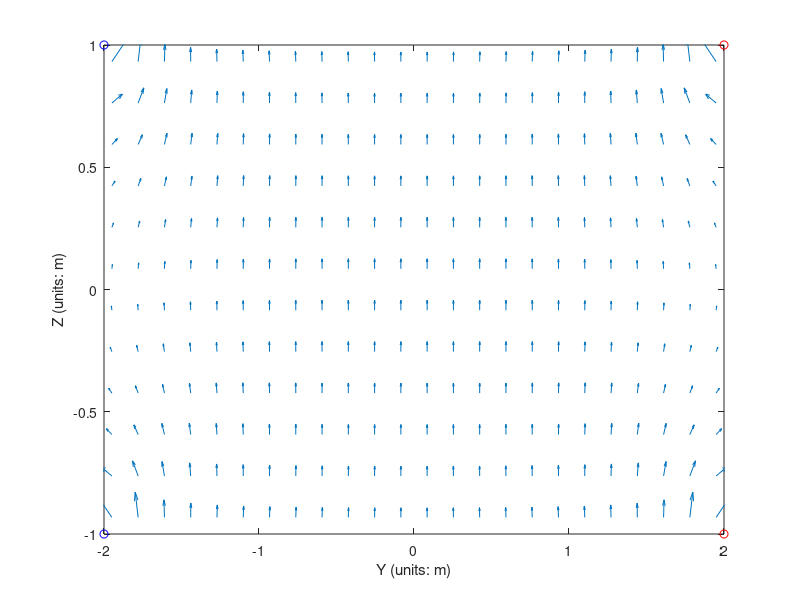
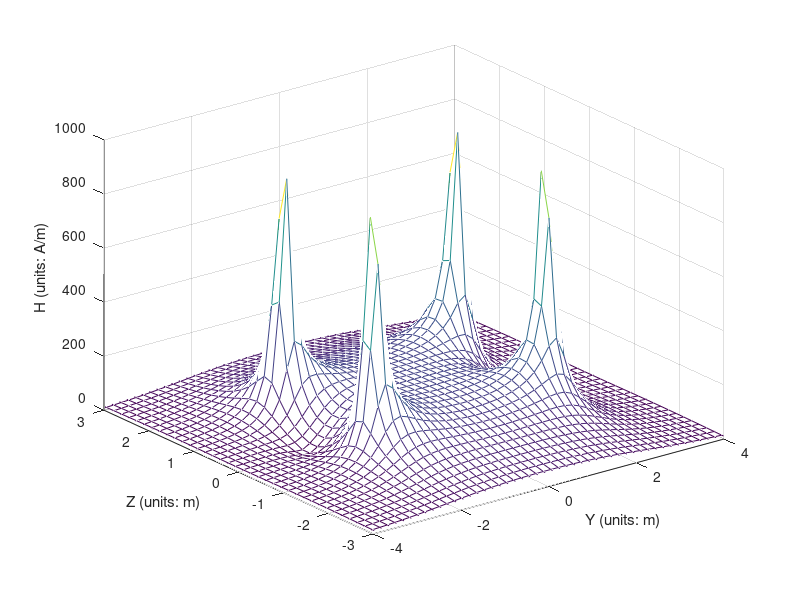
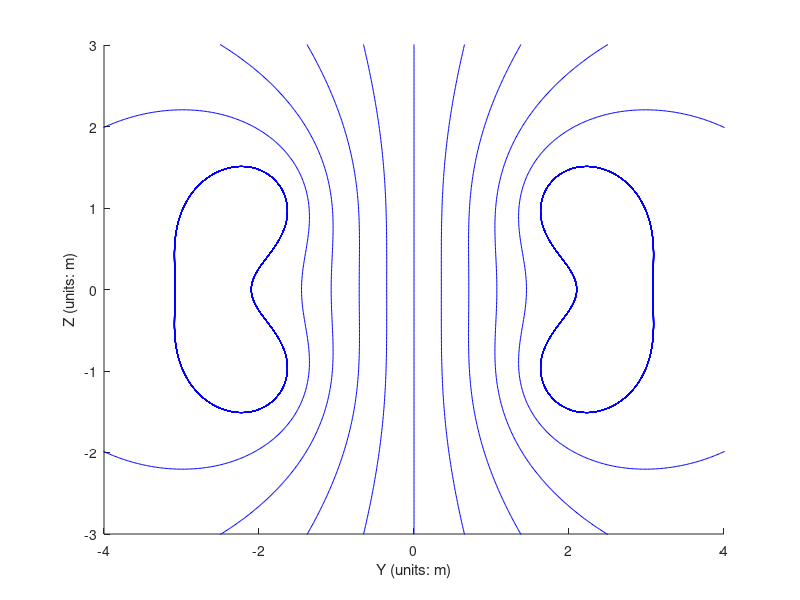

Source code (MATLAB) for these figures, in order:
clear; % clear memory
clc; % clear comand window
a = 2; % set radius of the current loops
I = 500; % set the current of the loop
C = I / (4 * pi); % merge the constants
zc1 = -1;
zc2 = 1; % set location of the center of each loop(x and y are 0)
ym = 5; 
zm = 5; % set range
pn = 60; % set accuarcy of coordinates
y = linspace(-ym, ym, pn);
z = linspace(-zm, zm, pn);
[Y, Z] = meshgrid(y, z);

N = 50; % set the segments number
dphi = 2 * pi / N; % set angle of each segment of the loop
phi = linspace(dphi, 2 * pi - dphi, N); % set angle - coordinates of segments

xc = a * cos(phi);
yc = a * sin(phi); % transform angle to xy coordiantes
dl = a * dphi; % set length of each segment

Hx = zeros(pn);
Hy = zeros(pn);
Hz = zeros(pn);
H = zeros(pn); % construct matrixes of magnetic field
ci = 1; % ci is the z coordinate of matrixes
for bi = y% each point of bi as y coordinate
    cj = 1; % cj is the y coordinate of matrixes
    for bj = z% each point of bj as z coordinate
        dHx = 0;
        dHy = 0;
        dHz = 0;
        dH = 0;
        for li = 1:N% calculate magnetic field intensity vector at point B (bi, bj) of loop1
            R = sqrt((0 - xc(li))^2 + (bi - yc(li))^2 + (bj - zc1)^2); % calculate the distance between segment and B  
            v_l = dl * [-sin(phi(li)), cos(phi(li)), 0]; % set the vector of dL
            v_r = [0 - xc(li), bi - yc(li), bj - zc1]; % set vector of R
            v_H = cross(v_l, v_r); % calculate value of cross product
            dHx = dHx + C * v_H(1) / (R^3);
            dHy = dHy + C * v_H(2) / (R^3);
            dHz = dHz + C * v_H(3) / (R^3); % accumalte magnitude of vectors on each axis
        end

        for li = 1:N% calculate magnetic field intensity vector at (bi, bj) of loop2
            R = sqrt((0 - xc(li))^2 + (bi - yc(li))^2 + (bj - zc2)^2);
            v_l = dl * [-sin(phi(li)), cos(phi(li)), 0];
            v_r = [0 - xc(li), bi - yc(li), bj - zc2];
            v_H = cross(v_l, v_r);
            dHx = dHx + C * v_H(1) / (R^3);
            dHy = dHy + C * v_H(2) / (R^3);
            dHz = dHz + C * v_H(3) / (R^3);
            dH = dH + sqrt(dHy.^2 + dHz.^2);
        end
        Hx(cj, ci) = dHx;
        Hy(cj, ci) = dHy;
        Hz(cj, ci) = dHz;
        cj = cj + 1;
    end
    ci = ci + 1;
end

H = sqrt(Hy.^2 + Hz.^2); % calculate the magnitude on yz plane

figure(1);
quiver(Y, Z, Hy, Hz); % plot the vector graph of magnetic field intensity
hold on
plot(-2, -1, 'bo');
plot(2, -1, 'ro');
plot(-2, 1, 'bo');
plot(2, 1, 'ro'); % plot the point of coils
xlabel("Y (units: m)");
ylabel("Z (units: m)"); % label the axis
axis([-2, 2, -1, 1]);
hold off;

figure(2);
mesh(Y, Z, H); % plot graph of magnetic field intensity
hold on;
xlabel("Y (units: m)");
ylabel("Z (units: m)");
zlabel("H (units: A/m)")% label the axis
axis([-4, 4, -3, 3]);
hold off;

figure(3);
theta = [0 50 60 70 80 90 100 110 120 130 180] .* pi / 180; % Set the radian value of the streamlines
ys = 2.1 * cos(theta);
zs = 1.1 * sin(theta); % set the coordinates of start points
streamline(Y, Z, Hy, Hz, ys, zs); % plot the magnentic line of force
hold on;
streamline(Y, Z, -Hy, -Hz, ys, zs); % plot negative direction lines
xlabel("Y (units: m)");
ylabel("Z (units: m)"); % label the axis
axis([-4, 4, -3, 3]);
hold off;
